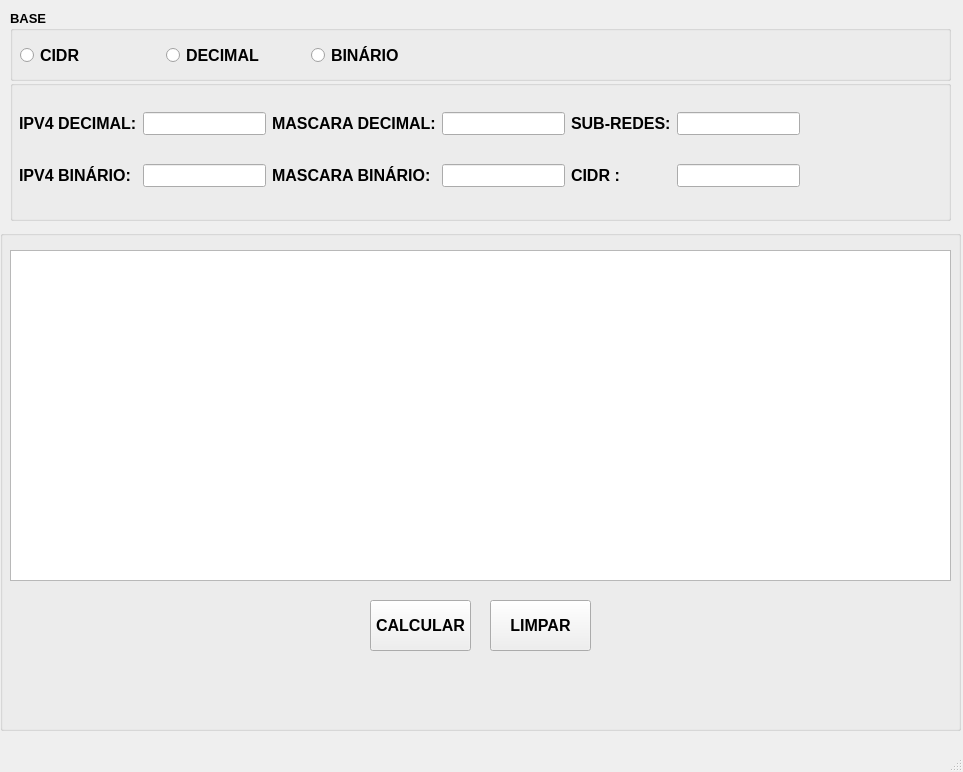
<?xml version="1.0" encoding="UTF-8"?>
<ui version="4.0">
 <class>MainWindow</class>
 <widget class="QMainWindow" name="MainWindow">
  <property name="enabled">
   <bool>true</bool>
  </property>
  <property name="geometry">
   <rect>
    <x>0</x>
    <y>0</y>
    <width>963</width>
    <height>772</height>
   </rect>
  </property>
  <property name="contextMenuPolicy">
   <enum>Qt::NoContextMenu</enum>
  </property>
  <property name="windowTitle">
   <string>Calculadora IPV4</string>
  </property>
  <property name="windowIcon">
   <iconset>
    <normaloff>../../Imagens/índice.png</normaloff>../../Imagens/índice.png</iconset>
  </property>
  <widget class="QWidget" name="centralwidget">
   <widget class="QGroupBox" name="base">
    <property name="geometry">
     <rect>
      <x>10</x>
      <y>10</y>
      <width>941</width>
      <height>71</height>
     </rect>
    </property>
    <property name="font">
     <font>
      <pointsize>10</pointsize>
      <weight>75</weight>
      <bold>true</bold>
     </font>
    </property>
    <property name="title">
     <string>BASE</string>
    </property>
    <widget class="QWidget" name="horizontalLayoutWidget">
     <property name="geometry">
      <rect>
       <x>10</x>
       <y>20</y>
       <width>431</width>
       <height>51</height>
      </rect>
     </property>
     <layout class="QHBoxLayout" name="horizontalLayout">
      <item>
       <widget class="QRadioButton" name="radioButton">
        <property name="font">
         <font>
          <pointsize>12</pointsize>
          <weight>75</weight>
          <bold>true</bold>
         </font>
        </property>
        <property name="text">
         <string>CIDR</string>
        </property>
       </widget>
      </item>
      <item>
       <widget class="QRadioButton" name="radioButton_decimal">
        <property name="font">
         <font>
          <pointsize>12</pointsize>
          <weight>75</weight>
          <bold>true</bold>
         </font>
        </property>
        <property name="text">
         <string>DECIMAL</string>
        </property>
       </widget>
      </item>
      <item>
       <widget class="QRadioButton" name="radioButton_binario">
        <property name="font">
         <font>
          <pointsize>12</pointsize>
          <weight>75</weight>
          <bold>true</bold>
         </font>
        </property>
        <property name="text">
         <string>BINÁRIO</string>
        </property>
       </widget>
      </item>
     </layout>
    </widget>
   </widget>
   <widget class="QGroupBox" name="dados">
    <property name="geometry">
     <rect>
      <x>10</x>
      <y>80</y>
      <width>941</width>
      <height>141</height>
     </rect>
    </property>
    <property name="title">
     <string/>
    </property>
    <widget class="QWidget" name="gridLayoutWidget">
     <property name="geometry">
      <rect>
       <x>9</x>
       <y>9</y>
       <width>781</width>
       <height>121</height>
      </rect>
     </property>
     <layout class="QGridLayout" name="gridLayout">
      <item row="1" column="2">
       <widget class="QLabel" name="label_3">
        <property name="font">
         <font>
          <pointsize>12</pointsize>
          <weight>75</weight>
          <bold>true</bold>
         </font>
        </property>
        <property name="text">
         <string>MASCARA BINÁRIO:</string>
        </property>
       </widget>
      </item>
      <item row="0" column="1">
       <widget class="QLineEdit" name="lineEdit_ipv4Decimal">
        <property name="font">
         <font>
          <pointsize>10</pointsize>
          <weight>50</weight>
          <bold>false</bold>
         </font>
        </property>
       </widget>
      </item>
      <item row="0" column="2">
       <widget class="QLabel" name="label_2">
        <property name="font">
         <font>
          <pointsize>12</pointsize>
          <weight>75</weight>
          <bold>true</bold>
         </font>
        </property>
        <property name="text">
         <string>MASCARA DECIMAL:</string>
        </property>
       </widget>
      </item>
      <item row="1" column="1">
       <widget class="QLineEdit" name="lineEdit_ipv4Binario">
        <property name="font">
         <font>
          <pointsize>10</pointsize>
         </font>
        </property>
       </widget>
      </item>
      <item row="0" column="5">
       <widget class="QLineEdit" name="lineEdit_subReds">
        <property name="font">
         <font>
          <pointsize>10</pointsize>
         </font>
        </property>
       </widget>
      </item>
      <item row="1" column="0">
       <widget class="QLabel" name="label_4">
        <property name="font">
         <font>
          <pointsize>12</pointsize>
          <weight>75</weight>
          <bold>true</bold>
         </font>
        </property>
        <property name="text">
         <string>IPV4 BINÁRIO:</string>
        </property>
       </widget>
      </item>
      <item row="0" column="4">
       <widget class="QLabel" name="label_5">
        <property name="font">
         <font>
          <pointsize>12</pointsize>
          <weight>75</weight>
          <bold>true</bold>
         </font>
        </property>
        <property name="text">
         <string>SUB-REDES:</string>
        </property>
       </widget>
      </item>
      <item row="0" column="0">
       <widget class="QLabel" name="label">
        <property name="font">
         <font>
          <pointsize>12</pointsize>
          <weight>75</weight>
          <bold>true</bold>
         </font>
        </property>
        <property name="text">
         <string>IPV4 DECIMAL:</string>
        </property>
       </widget>
      </item>
      <item row="0" column="3">
       <widget class="QLineEdit" name="lineEdit_mascaraDecimal">
        <property name="font">
         <font>
          <pointsize>10</pointsize>
         </font>
        </property>
       </widget>
      </item>
      <item row="1" column="3">
       <widget class="QLineEdit" name="lineEdit_mascaraBinario">
        <property name="font">
         <font>
          <pointsize>10</pointsize>
         </font>
        </property>
       </widget>
      </item>
      <item row="1" column="5">
       <widget class="QLineEdit" name="lineEditCIDR">
        <property name="font">
         <font>
          <pointsize>10</pointsize>
         </font>
        </property>
       </widget>
      </item>
      <item row="1" column="4">
       <widget class="QLabel" name="label_7">
        <property name="font">
         <font>
          <pointsize>12</pointsize>
          <weight>75</weight>
          <bold>true</bold>
         </font>
        </property>
        <property name="text">
         <string>CIDR : </string>
        </property>
       </widget>
      </item>
     </layout>
    </widget>
   </widget>
   <widget class="QGroupBox" name="resultado">
    <property name="geometry">
     <rect>
      <x>0</x>
      <y>230</y>
      <width>961</width>
      <height>501</height>
     </rect>
    </property>
    <property name="title">
     <string/>
    </property>
    <widget class="QPushButton" name="pushButton_limpar">
     <property name="geometry">
      <rect>
       <x>490</x>
       <y>370</y>
       <width>101</width>
       <height>51</height>
      </rect>
     </property>
     <property name="font">
      <font>
       <pointsize>12</pointsize>
       <weight>75</weight>
       <bold>true</bold>
      </font>
     </property>
     <property name="text">
      <string>LIMPAR</string>
     </property>
    </widget>
    <widget class="QPushButton" name="pushButton_calcular">
     <property name="geometry">
      <rect>
       <x>370</x>
       <y>370</y>
       <width>101</width>
       <height>51</height>
      </rect>
     </property>
     <property name="font">
      <font>
       <pointsize>12</pointsize>
       <weight>75</weight>
       <bold>true</bold>
      </font>
     </property>
     <property name="text">
      <string>CALCULAR</string>
     </property>
    </widget>
    <widget class="QTextEdit" name="textEdit">
     <property name="geometry">
      <rect>
       <x>10</x>
       <y>20</y>
       <width>941</width>
       <height>331</height>
      </rect>
     </property>
     <property name="font">
      <font>
       <pointsize>12</pointsize>
       <weight>75</weight>
       <bold>true</bold>
      </font>
     </property>
    </widget>
   </widget>
  </widget>
  <widget class="QMenuBar" name="menubar">
   <property name="geometry">
    <rect>
     <x>0</x>
     <y>0</y>
     <width>963</width>
     <height>20</height>
    </rect>
   </property>
  </widget>
  <widget class="QStatusBar" name="statusbar"/>
 </widget>
 <tabstops>
  <tabstop>radioButton_binario</tabstop>
  <tabstop>lineEdit_ipv4Decimal</tabstop>
  <tabstop>lineEdit_mascaraDecimal</tabstop>
  <tabstop>lineEdit_subReds</tabstop>
  <tabstop>lineEdit_ipv4Binario</tabstop>
  <tabstop>lineEdit_mascaraBinario</tabstop>
  <tabstop>textEdit</tabstop>
  <tabstop>pushButton_calcular</tabstop>
  <tabstop>pushButton_limpar</tabstop>
 </tabstops>
 <resources/>
 <connections/>
</ui>
